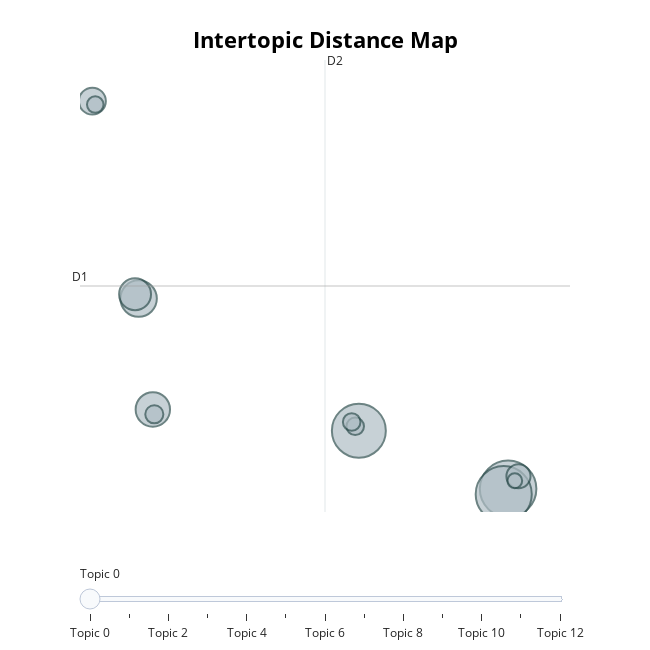

This figure's notebook cell:
### Code cell
topic_model.visualize_topics()

### Figure 1 — Plotly figure (JSON) as saved in the notebook; plotly's stock layout.template omitted (floating-point values rounded to 4 significant figures)
{"data": [{"customdata": [[0, "anc | ifp | was | shot | in", 176], [1, "udf | in | inkatha | was | supporter", 173], [2, "ifp | supporters | burnt | down | her", 160], [3, "police | was | in | detained | of", 73], [4, "mk | operatives | were | ac | 2001", 65], [5, "was | the | in | detained | transkei", 56], [6, "shot | sap | injured | cape | the", 40], [7, "apla | the | were | attack | amnesty", 32], [8, "awb | injured | bomb | four | were", 18], [9, "sonkombo | intense | ndwedwe | attacks | arson", 17], [10, "sonkombo | ndwedwe | attacks | 1994 | kwazulu", 17], [11, "1976 | uprising | soweto | cape | sap", 15], [12, "sdu | self | defence | members | unit", 12]], "hovertemplate": "<b>Topic %{customdata[0]}</b><br>%{customdata[1]}<br>Size: %{customdata[2]}", "legendgroup": "", "marker": {"color": "#B0BEC5", "line": {"color": "DarkSlateGrey", "width": 2}, "size": [176, 173, 160, 73, 65, 56, 40, 32, 18, 17, 17, 15, 12], "sizemode": "area", "sizeref": 0.11, "symbol": "circle"}, "mode": "markers", "name": "", "orientation": "v", "showlegend": false, "type": "scatter", "x": [24.58, 24.26, 13.57, -2.673, -1.624, -2.934, -6.084, 25.35, -1.515, 13.3, 13.04, -5.872, 25.08], "xaxis": "x", "y": [-6.913, -7.236, -3.376, 4.665, -2.083, 4.926, 16.68, -6.148, -2.377, -3.107, -2.847, 16.47, -6.42], "yaxis": "y"}], "layout": {"annotations": [{"showarrow": false, "text": "D1", "x": -6.997, "y": 5.43, "yshift": 10}, {"showarrow": false, "text": "D2", "x": 11.08, "xshift": 10, "y": 19.18}], "height": 650, "hoverlabel": {"bgcolor": "white", "font": {"family": "Rockwell", "size": 16}}, "legend": {"itemsizing": "constant", "tracegroupgap": 0}, "margin": {"t": 60}, "shapes": [{"line": {"color": "#CFD8DC", "width": 2}, "type": "line", "x0": 11.08, "x1": 11.08, "y0": -8.321, "y1": 19.18}, {"line": {"color": "#9E9E9E", "width": 2}, "type": "line", "x0": -6.997, "x1": 29.15, "y0": 5.43, "y1": 5.43}], "sliders": [{"active": 0, "pad": {"t": 50}, "steps": [{"args": [{"marker.color": [["red", "#B0BEC5", "#B0BEC5", "#B0BEC5", "#B0BEC5", "#B0BEC5", "#B0BEC5", "#B0BEC5", "#B0BEC5", "#B0BEC5", "#B0BEC5", "#B0BEC5", "#B0BEC5"]]}], "label": "Topic 0", "method": "update"}, {"args": [{"marker.color": [["#B0BEC5", "red", "#B0BEC5", "#B0BEC5", "#B0BEC5", "#B0BEC5", "#B0BEC5", "#B0BEC5", "#B0BEC5", "#B0BEC5", "#B0BEC5", "#B0BEC5", "#B0BEC5"]]}], "label": "Topic 1", "method": "update"}, {"args": [{"marker.color": [["#B0BEC5", "#B0BEC5", "red", "#B0BEC5", "#B0BEC5", "#B0BEC5", "#B0BEC5", "#B0BEC5", "#B0BEC5", "#B0BEC5", "#B0BEC5", "#B0BEC5", "#B0BEC5"]]}], "label": "Topic 2", "method": "update"}, {"args": [{"marker.color": [["#B0BEC5", "#B0BEC5", "#B0BEC5", "red", "#B0BEC5", "#B0BEC5", "#B0BEC5", "#B0BEC5", "#B0BEC5", "#B0BEC5", "#B0BEC5", "#B0BEC5", "#B0BEC5"]]}], "label": "Topic 3", "method": "update"}, {"args": [{"marker.color": [["#B0BEC5", "#B0BEC5", "#B0BEC5", "#B0BEC5", "red", "#B0BEC5", "#B0BEC5", "#B0BEC5", "#B0BEC5", "#B0BEC5", "#B0BEC5", "#B0BEC5", "#B0BEC5"]]}], "label": "Topic 4", "method": "update"}, {"args": [{"marker.color": [["#B0BEC5", "#B0BEC5", "#B0BEC5", "#B0BEC5", "#B0BEC5", "red", "#B0BEC5", "#B0BEC5", "#B0BEC5", "#B0BEC5", "#B0BEC5", "#B0BEC5", "#B0BEC5"]]}], "label": "Topic 5", "method": "update"}, {"args": [{"marker.color": [["#B0BEC5", "#B0BEC5", "#B0BEC5", "#B0BEC5", "#B0BEC5", "#B0BEC5", "red", "#B0BEC5", "#B0BEC5", "#B0BEC5", "#B0BEC5", "#B0BEC5", "#B0BEC5"]]}], "label": "Topic 6", "method": "update"}, {"args": [{"marker.color": [["#B0BEC5", "#B0BEC5", "#B0BEC5", "#B0BEC5", "#B0BEC5", "#B0BEC5", "#B0BEC5", "red", "#B0BEC5", "#B0BEC5", "#B0BEC5", "#B0BEC5", "#B0BEC5"]]}], "label": "Topic 7", "method": "update"}, {"args": [{"marker.color": [["#B0BEC5", "#B0BEC5", "#B0BEC5", "#B0BEC5", "#B0BEC5", "#B0BEC5", "#B0BEC5", "#B0BEC5", "red", "#B0BEC5", "#B0BEC5", "#B0BEC5", "#B0BEC5"]]}], "label": "Topic 8", "method": "update"}, {"args": [{"marker.color": [["#B0BEC5", "#B0BEC5", "#B0BEC5", "#B0BEC5", "#B0BEC5", "#B0BEC5", "#B0BEC5", "#B0BEC5", "#B0BEC5", "red", "#B0BEC5", "#B0BEC5", "#B0BEC5"]]}], "label": "Topic 9", "method": "update"}, {"args": [{"marker.color": [["#B0BEC5", "#B0BEC5", "#B0BEC5", "#B0BEC5", "#B0BEC5", "#B0BEC5", "#B0BEC5", "#B0BEC5", "#B0BEC5", "#B0BEC5", "red", "#B0BEC5", "#B0BEC5"]]}], "label": "Topic 10", "method": "update"}, {"args": [{"marker.color": [["#B0BEC5", "#B0BEC5", "#B0BEC5", "#B0BEC5", "#B0BEC5", "#B0BEC5", "#B0BEC5", "#B0BEC5", "#B0BEC5", "#B0BEC5", "#B0BEC5", "red", "#B0BEC5"]]}], "label": "Topic 11", "method": "update"}, {"args": [{"marker.color": [["#B0BEC5", "#B0BEC5", "#B0BEC5", "#B0BEC5", "#B0BEC5", "#B0BEC5", "#B0BEC5", "#B0BEC5", "#B0BEC5", "#B0BEC5", "#B0BEC5", "#B0BEC5", "red"]]}], "label": "Topic 12", "method": "update"}]}], "title": {"font": {"color": "Black", "size": 22}, "text": "<b>Intertopic Distance Map</b>", "x": 0.5, "xanchor": "center", "y": 0.95, "yanchor": "top"}, "width": 650, "xaxis": {"anchor": "y", "domain": [0, 1], "range": [-6.997, 29.15], "title": {"text": ""}, "visible": false}, "yaxis": {"anchor": "x", "domain": [0, 1], "range": [-8.321, 19.18], "title": {"text": ""}, "visible": false}}}
